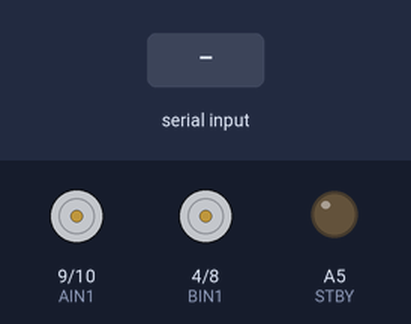
The sketch below on a simulated Arduino Mega 2560, built with avr-gcc and run on an emulated ATmega2560. On the bench: motor-driver pin pairs drawn as motors (green arrow = first pin HIGH = forward, orange = second pin HIGH = backward, longer = more drive, scaled by the enable pin, stopped while the standby pin is LOW), output pins drawn as LEDs (lit = HIGH). The test bench sets the inputs (shaded band).

Above: at 1.2 s.
1.3 s: "2" received over the second serial link
At 2.4 s:
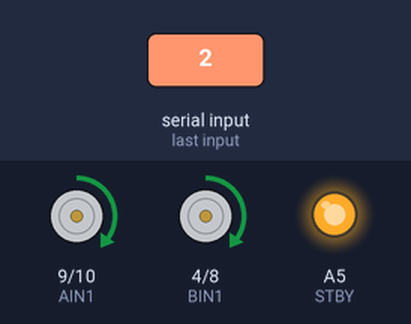
2.8 s: "3" received over the second serial link
At 3.5 s:
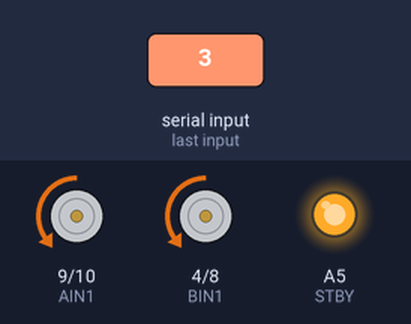
4.3 s: "4" received over the second serial link
At 4.6 s:
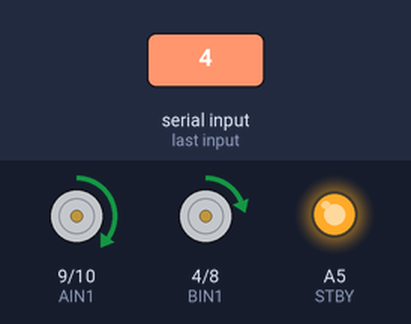
5.8 s: "5" received over the second serial link
At 7.0 s:
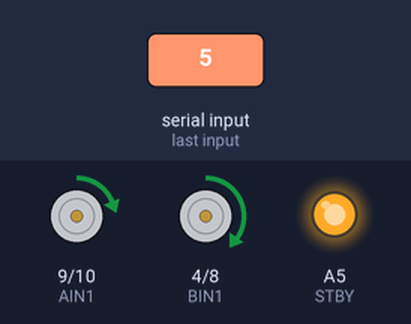
7.3 s: "6" received over the second serial link
At 8.1 s:
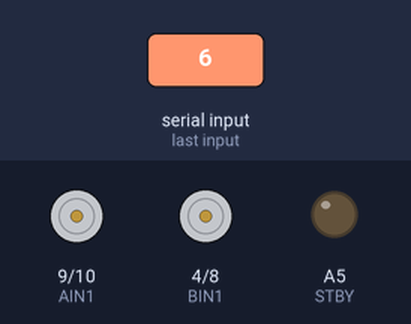
Timing chart, 0 to 9.8 s (numbered marks = the images above; inputs shaded):
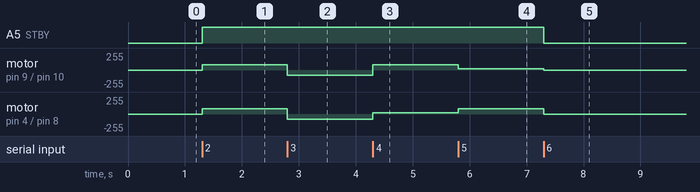

The sketch:

CUHK_ARMaze-MainController.ino
```cpp
// CocoRobo September 2017
int STBY = A5; //standby

//Motor A
int PWMA = 5; // Speed control
int AIN2 = 10; // Direction
int AIN1 = 9; // Direction

//Motor B
int PWMB = 6; // Speed control
int BIN1 = 4; // Direction
int BIN2 = 8; // Direction

int incomingByte = 0;
int currentSpeed = 80;

void setup() {
  pinMode(STBY, OUTPUT);

  pinMode(PWMA, OUTPUT);
  pinMode(AIN1, OUTPUT);
  pinMode(AIN2, OUTPUT);

  pinMode(PWMB, OUTPUT);
  pinMode(BIN1, OUTPUT);
  pinMode(BIN2, OUTPUT);

  Serial1.begin(115200);
}

void loop() {
  incomingByte = 0;

  if (Serial1.available() > 0) {
    incomingByte = Serial1.read();

    //Serial.print("I received: ");
    //Serial.println(incomingByte, DEC);
  }

  if (incomingByte == 50)
  { // Go Forward
    Serial.println("Going Forward Now.");
    Serial.println("-");
    motor(0, 0, 1, 1);
  } else if (incomingByte == 51)
  { // Go Backward
    Serial.println("Going Backward Now.");
    Serial.println("-");
    motor(0, 0, 0, 0);
  } else if (incomingByte == 52)
  { // Turn Left
    Serial.println("Turning Left Now.");
    Serial.println("-");
    motor(60, 0, 1, 1);
  }  else if (incomingByte == 53)
  { // Turn Right
    Serial.println("Turning Right Now");
    Serial.println("-");
    motor(0, 60, 1, 1);
  }  else if (incomingByte == 54)
  { // Stop
    Serial.println("Stop Now.");
    Serial.println("-");
    stop();
    delay(20);
  }

  //delay(50);
}

void motor(int valAddLeft, int valAddRight, int dirLeft, int dirRight) {
  move(0, currentSpeed - valAddLeft, dirLeft);
  move(1, currentSpeed - valAddRight, dirRight);
  delay(50);
}

void move(int motor, int speed, int direction) {
  //Move specific motor at speed and direction
  //motor: 0 for B 1 for A
  //speed: 0 is off, and 255 is full speed
  //direction: 0 clockwise, 1 counter-clockwise

  digitalWrite(STBY, HIGH); //disable standby

  boolean inPin1 = LOW;
  boolean inPin2 = HIGH;

  if (direction == 1) {
    inPin1 = HIGH;
    inPin2 = LOW;
  }

  if (motor == 1) {
    digitalWrite(AIN1, inPin1);
    digitalWrite(AIN2, inPin2);
    analogWrite(PWMA, speed);
  } else {
    digitalWrite(BIN1, inPin1);
    digitalWrite(BIN2, inPin2);
    analogWrite(PWMB, speed);
  }
}

void stop() {
  //enable standby
  digitalWrite(STBY, LOW);
}
```

Measured:
- after the input at 1.3 s, A5 (STBY): LOW → HIGH at once; motor on pin 9 (AIN1) / pin 10 (AIN2), motor on pin 4 (BIN1) / pin 8 (BIN2): stopped → forward 80/255 at once
- after the input at 2.8 s, motor on pin 9 (AIN1) / pin 10 (AIN2), motor on pin 4 (BIN1) / pin 8 (BIN2): forward 80/255 → backward 80/255 at once
- after the input at 4.3 s, motor on pin 9 (AIN1) / pin 10 (AIN2): backward 80/255 → forward 80/255 at once; motor on pin 4 (BIN1) / pin 8 (BIN2): backward 80/255 → forward 20/255 at once
- after the input at 5.8 s, motor on pin 9 (AIN1) / pin 10 (AIN2): forward 80/255 → forward 20/255 at once; motor on pin 4 (BIN1) / pin 8 (BIN2): forward 20/255 → forward 80/255 at once
- after the input at 7.3 s, A5 (STBY): HIGH → LOW at once; motor on pin 9 (AIN1) / pin 10 (AIN2): forward 20/255 → stopped at once; motor on pin 4 (BIN1) / pin 8 (BIN2): forward 80/255 → stopped at once
